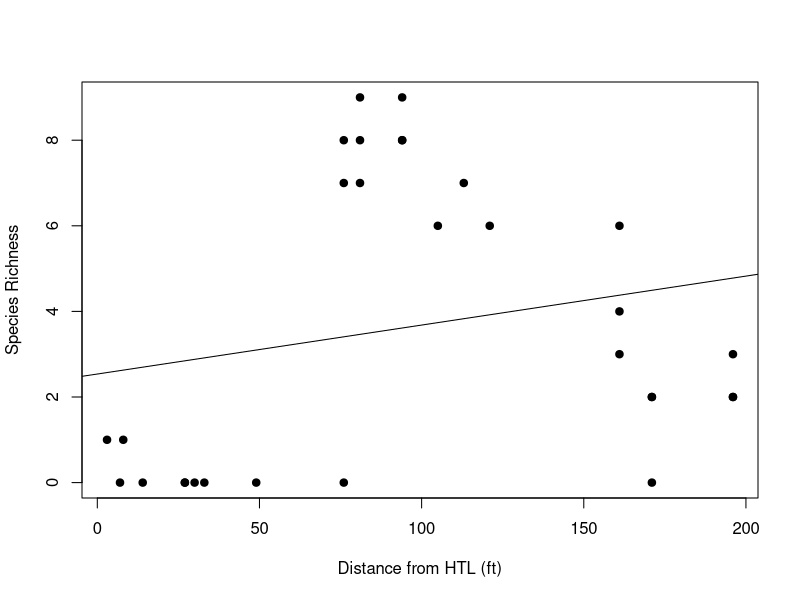

R code for this plot:
#------------------------------------------------------------------------------
#Creating a Species richness scatter plot and regression

#Load the Data
Invert.Rich <- read.csv("QuadRich.csv", na.strings = c("NA", "-"))
View(Invert.Rich)

#Create the plot
xlim.Rich <- range(Invert.Rich$WE)
ylim.Rich <- range(Invert.Rich$Species.Richness)
plot(Invert.Rich$WE, Invert.Rich$Species.Richness, xlim = xlim.Rich, 
     ylim = ylim.Rich, xlab = "Distance from HTL (ft)", 
     ylab = "Species Richness", pch = 19)
#Add regression line
m.m <- lm(Invert.Rich$Species.Richness ~ Invert.Rich$WE)
abline(m.m)

